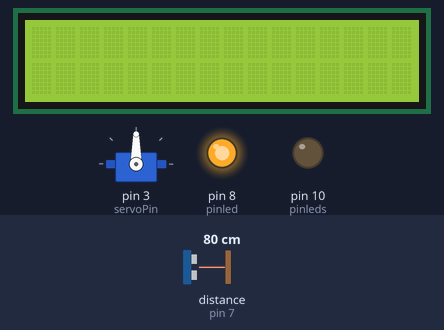
The sketch below on a simulated Arduino Uno, built with avr-gcc and run on an emulated ATmega328P. Parts: 16×2 character LCD, servo, output pins drawn as LEDs (lit = HIGH). Wiring (inferred from the names in the program): ultrasonic range finder: trigger pin 6; echo pin 7. Inputs (shaded band) come from the test bench; at power-on: distance to the obstacle (sensor on pin 7) 80 cm. The echo pulse lasts 58.3 µs per cm; pins used as bus, display or sensor lines are not drawn; what the sketch prints to the serial monitor is not drawn.

Above: at 1.2 s.
1.3 s: distance to the obstacle (sensor on pin 7) set to 19 cm
4.3 s: distance to the obstacle (sensor on pin 7) set to 14 cm
At 5.5 s:
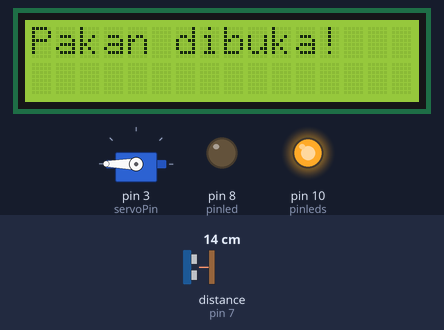
5.9 s: distance to the obstacle (sensor on pin 7) set to 18 cm
At 8.1 s:
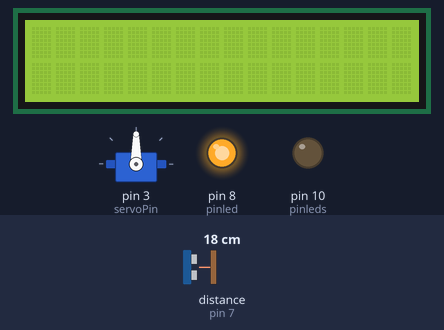
8.9 s: distance to the obstacle (sensor on pin 7) set to 2 cm
At 9.4 s:
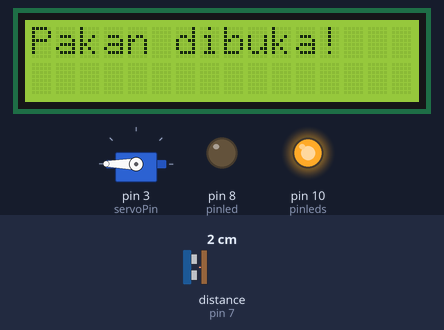
Timing chart, 0 to 11.4 s (numbered marks = the images above; inputs shaded):
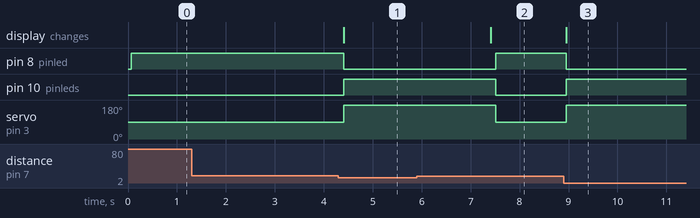

The sketch:

fixed.ino
```cpp
//turn on an LED based on distance measured by
//ultrasonic sensor
  // Include the Servo library
  #include <Servo.h>
  #include <LiquidCrystal_I2C.h>
  #include  <Wire.h>
  // Declare the Servo pin
  int servoPin = 3;
  int pinled=8;
  int pinleds=10;
  const  int trigger=6;
  const  int echo=7;
  float  distance;
  float dist_inches;
  Servo Servo1;
  LiquidCrystal_I2C lcd(0x27,  16, 2);

  void setup(){
    Serial.begin(9600);
    lcd.init();
    lcd.backlight();
    pinMode(trigger,OUTPUT);
    pinMode(echo,INPUT);
    pinMode(pinled,OUTPUT);
    pinMode(pinleds,OUTPUT);
    Servo1.attach(servoPin);
  }

  void loop(){
    // Trigger the sensor to start measurement
    // Set up trigger
    digitalWrite(trigger,LOW);
    delayMicroseconds(5);

    //Start Measurement
    digitalWrite(trigger,HIGH);
    delayMicroseconds(10);
    digitalWrite(trigger,LOW);

    // Acquire and convert to inches
    distance=pulseIn(echo,HIGH);
    distance=distance*0.0001657;
    dist_inches=distance*39.37;
    Serial.print(dist_inches);
    Serial.print(" cm\n");
    if(dist_inches < 6){ //if distance of object is less than 6 inches
      lcd.setCursor(0,0);
      lcd.print("Pakan dibuka!");
      digitalWrite(pinleds,HIGH);
      digitalWrite(pinled,LOW);
      Servo1.write(180);
      delay(3000);
      lcd.clear();
    }
    else if ( dist_inches >= 6 ){
      digitalWrite(pinleds,LOW);
      digitalWrite(pinled,HIGH);

      Servo1.write(90);
    }
    delay(100);
  }
```

Measured:
- the behaviour switches between 17 and 16 cm on distance to the obstacle (sensor on pin 7) (found by bisection; images 0 and 1)
- after the input at 1.3 s, every drawn part: stays the same
- after the input at 4.3 s, pin 8 (pinled): HIGH → LOW after 0.11 s; pin 10 (pinleds): LOW → HIGH after 0.11 s; servo on pin 3 (servoPin): 90° → 180° after 0.11 s; the display: changes after 0.11 s (image 1)
- after the input at 5.9 s, pin 8 (pinled): LOW → HIGH after 1.6 s; pin 10 (pinleds): HIGH → LOW after 1.6 s; servo on pin 3 (servoPin): 180° → 90° after 1.6 s
- after the input at 8.9 s, pin 8 (pinled): HIGH → LOW after 0.05 s; pin 10 (pinleds): LOW → HIGH after 0.05 s; servo on pin 3 (servoPin): 90° → 180° after 0.05 s; the display: changes after 0.05 s (image 3)
